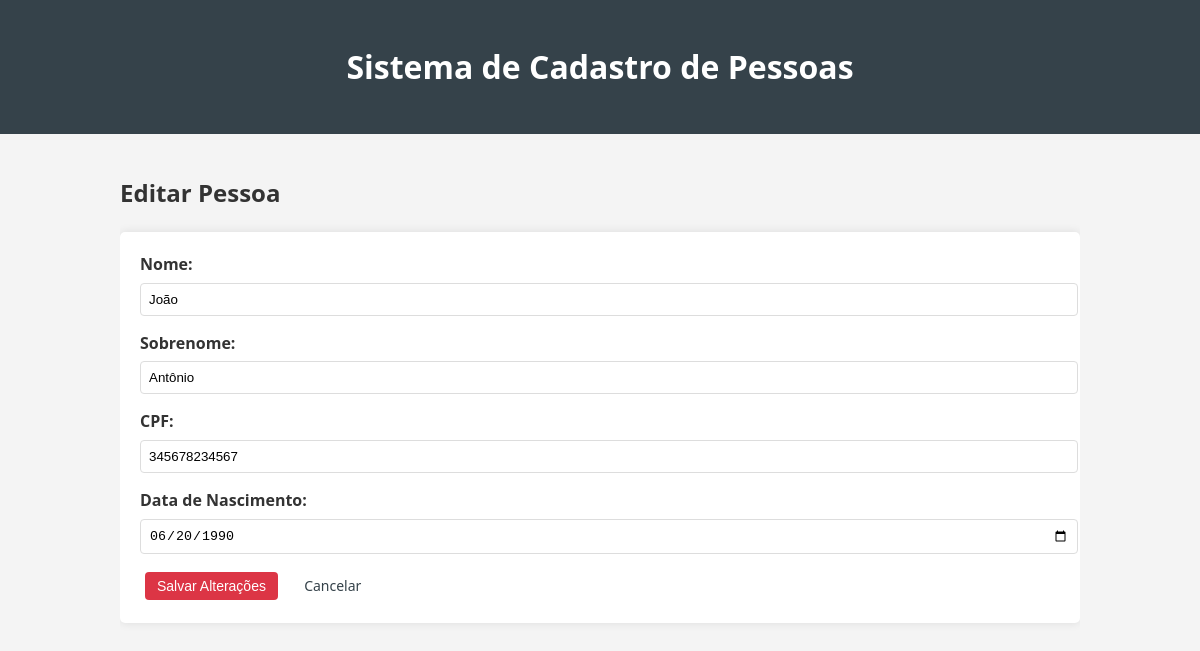
The app's page /editar/3 with its own data.
### src/models/pessoa.py (models this page shows, shortened)
class Pessoa(db.Model):
    id = db.Column(db.Integer, primary_key=True)
    nome = db.Column(db.String(100), nullable=False)
    sobrenome = db.Column(db.String(100), nullable=False)
    cpf = db.Column(db.String(11), unique=True, nullable=False)
    data_de_nascimento = db.Column(db.String(10), nullable=False)

### src/app.py (the view, shortened to what this page needs)
@app.route('/editar/<int:id>', methods=['GET', 'POST'])
def editar_pessoa(id):
    pessoa = Pessoa.query.get_or_404(id)
    return render_template('editar.html', pessoa=pessoa)

### src/templates/editar.html
{% extends "base.html" %}
{% block content %}
    <h2>Editar Pessoa</h2>
    <form method="POST" action="{{ url_for('editar_pessoa', id=pessoa.id) }}">
        <div class="form-group">
            <label for="nome">Nome:</label>
            <input type="text" id="nome" name="nome" value="{{ pessoa.nome }}" required>
        </div>
        <div class="form-group">
            <label for="sobrenome">Sobrenome:</label>
            <input type="text" id="sobrenome" name="sobrenome" value="{{ pessoa.sobrenome }}" required>
        </div>
        <div class="form-group">
            <label for="cpf">CPF:</label>
            <input type="text" id="cpf" name="cpf" value="{{ pessoa.cpf }}" required>
        </div>
        <div class="form-group">
            <label for="data_nascimento">Data de Nascimento:</label>
            <input type="date" id="data_nascimento" name="data_nascimento" value="{{ pessoa.data_de_nascimento }}" required>
        </div>
        <button type="submit" class="btn btn-danger">Salvar Alterações</button>
        <a href="{{ url_for('listar_pessoas') }}" class="btn">Cancelar</a>
    </form>
{% endblock %}

### src/static/style.css (style rules this page uses)
body { font-family: 'Segoe UI', Tahoma, Geneva, Verdana, sans-serif; line-height: 1.6; margin: 0; padding: 0; background-color: #f4f4f4; color: #333; }
form { background: #fff; padding: 20px; border-radius: 5px; box-shadow: 0 0 10px rgba(0,0,0,0.1); margin-bottom: 20px; }
.form-group { margin-bottom: 15px; }
label { display: block; margin-bottom: 5px; font-weight: bold; }
input[type="text"], input[type="date"] { width: 100%; padding: 8px; border: 1px solid #ddd; border-radius: 4px; }
button { background: #35424a; color: white; border: none; padding: 10px 15px; border-radius: 4px; cursor: pointer; }
a { color: #35424a; text-decoration: none; }
.btn { display: inline-block; padding: 6px 12px; margin: 0 5px; border-radius: 4px; font-size: 14px; }
.btn-danger { background: #dc3545; color: white; }

### records on screen
Pessoa: nome "João", sobrenome "Antônio", cpf "345678234567", data_nascimento "06/20/1990"
